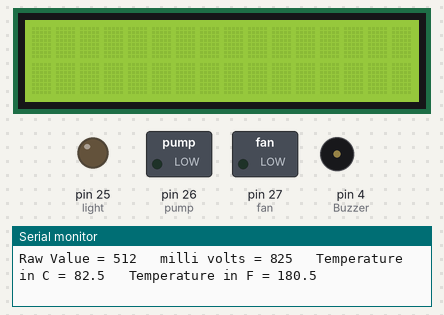
Bench run of a sketch on a simulated Arduino Mega 2560, built with avr-gcc and run on an emulated ATmega2560. On the bench: 16×2 character LCD, switched loads named in the sketch (green lamp = pin HIGH), output pins drawn as LEDs (lit = HIGH), buzzer (waves = sounding, pin HIGH), the last lines printed to the serial monitor.

Above: at 0.2 s.
At 5.7 s:
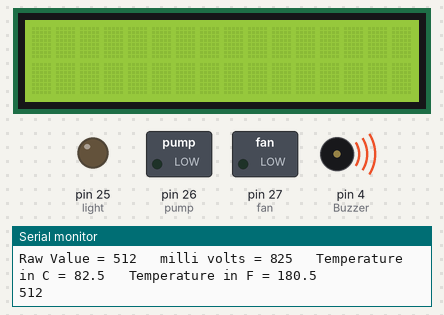
At 9.7 s:
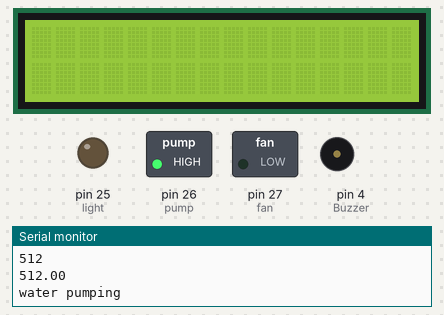
At 19.7 s:
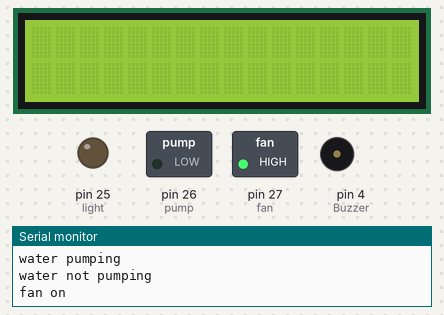
At 29.7 s:
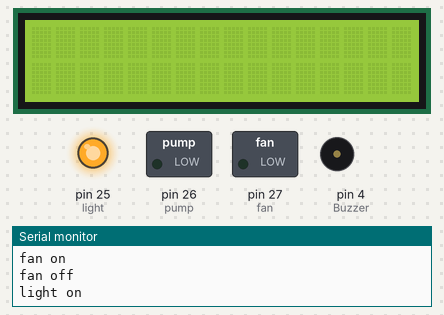
Timing chart, 0 to 36.2 s (numbered marks = the images above):
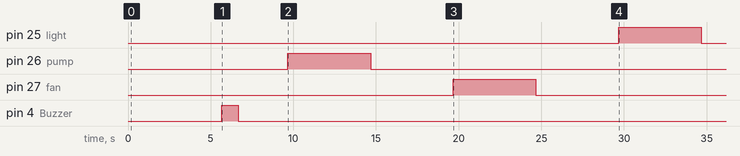

The sketch:

greenhouse_gas_detection.ino
```cpp
//lcd
#include <LiquidCrystal.h>
#include <LiquidCrystal_I2C.h>
LiquidCrystal_I2C lcd(0x3F,16,2);
#include <Wire.h>

//temp
const int analogIn = A6;
int RawValue= 0;
double Voltage = 0;
double tempC = 0;
double tempF = 0;

//ldr
int ldrsensorValue;

//buzzer
int Buzzer = 4;

//soil moisture
#define SoilPin 36

//pump
const int pump = 26;

//fan
const int fan = 27;

//light
const int light = 25;

void setup(){
Serial.println("start");

//lcd
lcd.init();
lcd.begin(16,2);

//buzzer
pinMode (Buzzer, OUTPUT);

//pump
pinMode(pump, OUTPUT);

//fan
pinMode(fan, OUTPUT);

//light
pinMode(light, OUTPUT);

Serial.begin(115200);

temp();
delay(2000);
ldr();
delay(2000);
buzzeron();
delay(1000);
buzzeroff();
delay(1000);
soil();
delay(2000);
pump_on();
delay(5000);
pump_off();
delay(5000);
fan_on();
delay(5000);
fan_off();
delay(5000);
light_on();
delay(5000);
light_off();
delay(5000);
}

void temp(){
RawValue = analogRead(analogIn);
Voltage = (RawValue / 2048.0) * 3300; // 5000 to get millivots.
tempC = Voltage * 0.1;
tempF = (tempC * 1.8) + 32; // conver to F
Serial.print("Raw Value = " ); // shows pre-scaled value
Serial.print(RawValue);
Serial.print("\t milli volts = "); // shows the voltage measured
Serial.print(Voltage,0); //
Serial.print("\t Temperature in C = ");
Serial.print(tempC,1);
Serial.print("\t Temperature in F = ");
Serial.println(tempF,1);
delay(500);
  lcd.setCursor(0,0);
  lcd.print("TempinC");
  lcd.print(tempC);
  lcd.setCursor(0,1);
  lcd.print("Temp in F");
  lcd.print(tempF);
  lcd.clear();
}

void ldr(){
  ldrsensorValue = analogRead(A3); // read analog input pin 0
  Serial.print(ldrsensorValue, DEC); // prints the value read
  Serial.print(" \n"); // prints a space between the numbers
  delay(1000); // wait 100ms for next reading
  lcd.setCursor(0,0);
  lcd.print("ldr");
  lcd.print(ldrsensorValue);
  lcd.clear();
}

void buzzeron(){
  digitalWrite (Buzzer, HIGH); //turn buzzer on
}

void buzzeroff(){
  digitalWrite (Buzzer, LOW); //turn buzzer off
}

void soil(){
  float soilValue = analogRead(SoilPin);
  Serial.println(soilValue);
}
void pump_on(){
  digitalWrite(pump, HIGH);
  Serial.println("water pumping");
}

void pump_off(){
  digitalWrite(pump, LOW);
  Serial.println("water not pumping");
}

void fan_on(){
  digitalWrite(fan, HIGH);
  Serial.println("fan on");
}

void fan_off(){
  digitalWrite(fan, LOW);
  Serial.println("fan off");
}

void light_on(){
  digitalWrite(light, HIGH);
  Serial.println("light on");
}

void light_off(){
  digitalWrite(light, LOW);
  Serial.println("light off");
}

void loop(){

}
```
